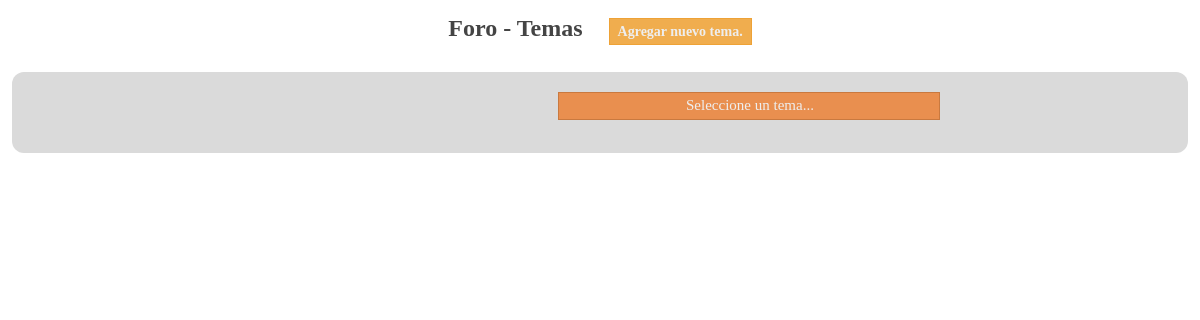
Before: /Foro/index.php with the older database file.
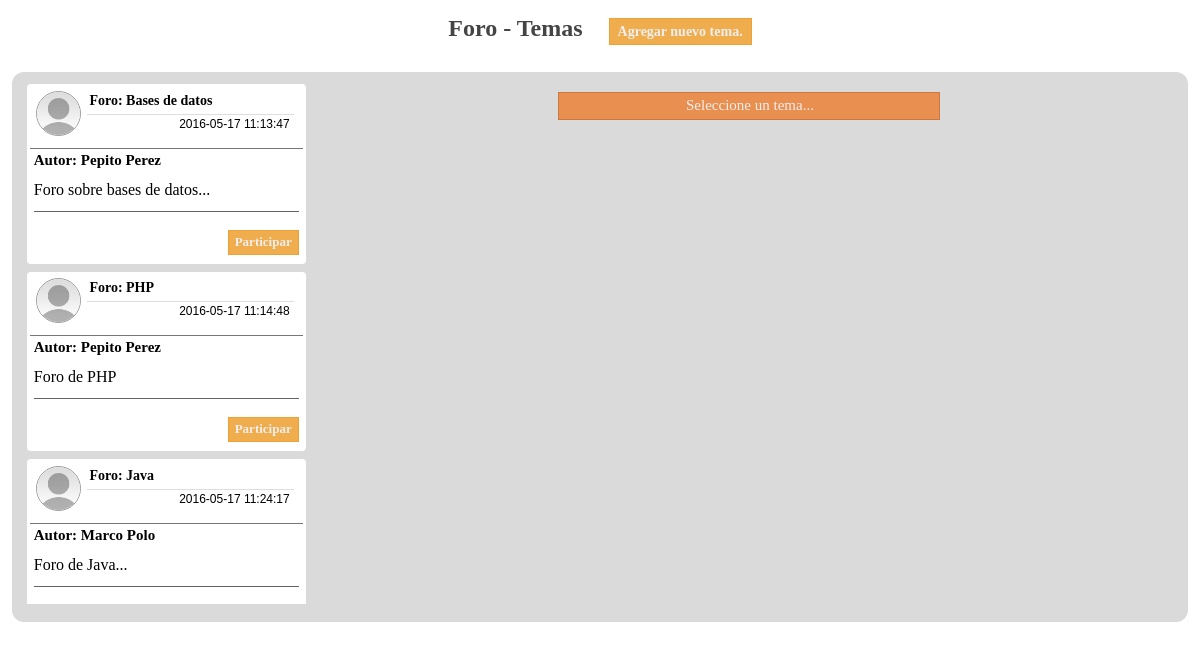
After: the same page with the newer database file.
### tables this page shows
CREATE TABLE IF NOT EXISTS `temas` (
  `id` int(11) NOT NULL,
  `nombre_tema` varchar(40) NOT NULL,
  `autor_tema` varchar(50) NOT NULL,
  `fecha_hora` datetime NOT NULL,
  `descripcion` text NOT NULL
);

### Foro/index.php (the view, shortened to what this page needs)
<?php
$query = "SELECT * FROM temas";
$resul = mysql_query($query);
?>
<!DOCTYPE html>
<html lang="en">
<head>
    <link rel="stylesheet" href="style.css">
</head>
<body>
    <h2>Foro - Temas <a href="nuevo_tema.html">Agregar nuevo tema.</a></h2>
    <div class="container">
        <div class="sidebarleft-themes">
            <?php if(!$resul):?>
                <div class="empty">No hay temas para mostrar.</div>
            <?php else:?>
                <?php while(($row = mysql_fetch_array($resul))):?>
                    <div class="theme">
                        <div class="theme-header">
                            <img src="photo.jpg" >
                            <div class="theme-header-content">
                                <li>Foro: <?=$row['nombre_tema']?></li>
                                <li><?=$row['fecha_hora']?></li>
                            </div>
                        </div>
                        <div class="theme-content">
                            <li>Autor: <?=$row['autor_tema']?></li>
                            <li><?=substr($row['descripcion'],0,150)?><?=(strlen($row['descripcion']) >= 150) ? '...' : ''?> </li>
                            <br>
                            <button id="<?=$row['id']?>" name-theme="<?=$row['nombre_tema']?>" class="theme-button">Participar</button>
                        </div>
                    </div>
                    <div class="space"></div>
                <?php endwhile;?>
            <?php endif;?>
        </div>
        <div class="sidebarright-content">
            <div class="empty">Seleccione un tema...</div>
        </div>
    </div>
</body>
</html>

### Foro/style.css (style rules this page uses)
* { margin:0; padding: 0; box-sizing: border-box; }
h2 { font-size: 24px; font-family: Verdana; color: #444; text-align: center; margin-top: 15px; }
h2 a { text-decoration: none; color:#eee; font-size: 14px; background-color: #f0ad4e; border: 1px solid #eea236; padding:5px 8px; margin-left: 20px; }
.container { width: 98%; margin:30px auto; overflow: hidden; padding:12px 15px 18px 15px; background-color: #dadada; border-radius: 12px; }
.container .sidebarleft-themes { float: left; width: 25%; max-height: 520px; overflow-y: auto; padding-right: 8px }
.container .sidebarright-content { float: right; width: 74%; text-align: center; max-height: 520px; overflow-y: auto; position: relative; }
.empty { padding: 4px 6px 5px 8px; margin: 8px auto; width: 45%; background-color: #E98F4F; border: 1px solid #C9793F; font-family: Verdana; font-size: 15px; color:#eee; text-align: center; }
.space { padding:4px; }
.theme { width: 100%; background-color: #fff; padding:1%; display: block; border-radius: 4px; }
.theme .theme-header { padding: 4px 9px 12px 6px; border-bottom: 1px solid #777; overflow:hidden; }
.theme .theme-header img { width: 45px; float: left; border-radius: 50%; border:1px solid #9a9a9a; }
.theme .theme-header .theme-header-content { float: right; width: 80%; }
.theme .theme-header .theme-header-content li { list-style: none; display: block; font-size: 14px; font-weight: bold; font-family: Verdana; padding: 2px 4px 5px 2px; }
.theme .theme-header .theme-header-content li:last-child { font-weight: normal; font-size: 12px; text-align: right; font-family: Arial; border-top: 1px solid #dedede; }
.theme .theme-content { padding: 3px 4px 6px 4px; overflow:hidden; }
.theme .theme-content li { list-style: none; display: block; padding: 2px 5px 4px 2px; font-family: Verdana; word-wrap: break-word; padding: 12px 0 12px 0; border-bottom: 1px solid #646464; }
.theme .theme-content li:first-child { font-weight: bold; font-size: 15px; padding: 0 !important; border-bottom: none !important; }
.theme .theme-content .theme-button { float: right; padding:3px 6px 4px 6px; background-color: #f0ad4e; border: 1px solid #eea236; color:#eee; font-family: Verdana; font-weight: bold; font-size: 13px; cursor: pointer; }

Changed rows visible on the page:
added temas: nombre_tema "Bases de datos", fecha_hora "2016-05-17 11:13:47", autor_tema "Pepito Perez", descripcion "Foro sobre bases de datos..."
added temas: nombre_tema "PHP", fecha_hora "2016-05-17 11:14:48", autor_tema "Pepito Perez", descripcion "Foro de PHP"
added temas: nombre_tema "Java", fecha_hora "2016-05-17 11:24:17", autor_tema "Marco Polo", descripcion "Foro de Java..."
